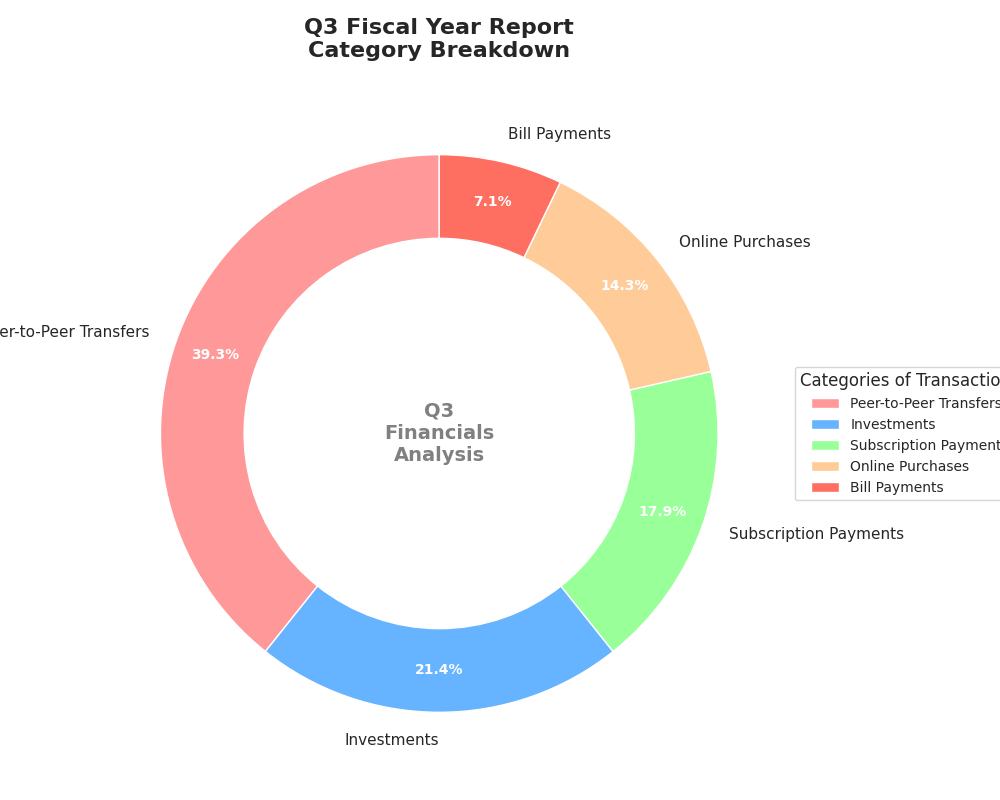

Generate this figure with Python:
import matplotlib.pyplot as plt
import numpy as np

# Transaction categories and their respective count of transactions
transaction_categories = [
    'Peer-to-Peer Transfers', 
    'Investments', 
    'Subscription Payments', 
    'Online Purchases', 
    'Bill Payments'
]

# Artificial data representing the number of transactions for each category
transaction_counts = [550, 300, 250, 200, 100]

# Define colors for each transaction category
colors = ['#FF9999', '#66B3FF', '#99FF99', '#FFCC99', '#FF6F61']

# Create the ring chart
fig, ax = plt.subplots(figsize=(10, 8), subplot_kw=dict(aspect="equal"))

# Plot the pie chart with an inner radius for a ring effect
wedges, texts, autotexts = ax.pie(transaction_counts, labels=transaction_categories, 
                                  colors=colors, autopct='%1.1f%%', startangle=90,
                                  pctdistance=0.85, wedgeprops=dict(width=0.3, edgecolor='w'))

# Add a central title inside the ring
ax.text(0, 0, 'Q3\nFinancials\nAnalysis', horizontalalignment='center', 
        verticalalignment='center', fontsize=14, fontweight='bold', color='gray')

# Customize legend and position it outside the chart
ax.legend(wedges, transaction_categories, title="Categories of Transactions", loc="center left", 
          bbox_to_anchor=(1, 0, 0.5, 1), fontsize=10)

# Enhance the label text properties
plt.setp(autotexts, size=10, weight='bold', color='white')
plt.setp(texts, size=11)

# Title of the chart
plt.title("Q3 Fiscal Year Report\nCategory Breakdown", fontsize=16, fontweight='bold', pad=20)

# Ensure layout is tight
plt.tight_layout()

# Show the chart
plt.show()
